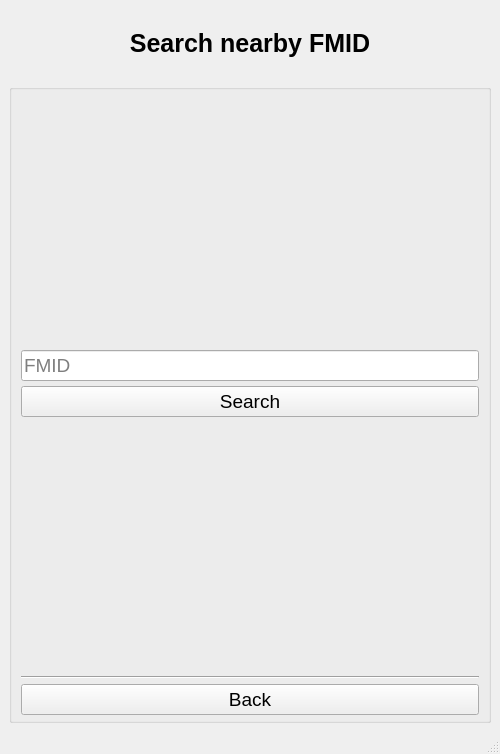
<?xml version="1.0" encoding="UTF-8"?>
<ui version="4.0">
 <class>MainWindow</class>
 <widget class="QMainWindow" name="MainWindow">
  <property name="geometry">
   <rect>
    <x>0</x>
    <y>0</y>
    <width>500</width>
    <height>754</height>
   </rect>
  </property>
  <property name="windowTitle">
   <string>MainWindow</string>
  </property>
  <widget class="QWidget" name="centralwidget">
   <property name="minimumSize">
    <size>
     <width>500</width>
     <height>700</height>
    </size>
   </property>
   <property name="maximumSize">
    <size>
     <width>16777215</width>
     <height>16777215</height>
    </size>
   </property>
   <layout class="QVBoxLayout" name="verticalLayout_2" stretch="0,0,0,1">
    <item>
     <spacer name="horizontalSpacer_2">
      <property name="orientation">
       <enum>Qt::Orientation::Horizontal</enum>
      </property>
      <property name="sizeHint" stdset="0">
       <size>
        <width>40</width>
        <height>20</height>
       </size>
      </property>
     </spacer>
    </item>
    <item>
     <widget class="QLabel" name="label">
      <property name="font">
       <font>
        <pointsize>19</pointsize>
        <bold>true</bold>
       </font>
      </property>
      <property name="text">
       <string>Search nearby FMID</string>
      </property>
      <property name="textFormat">
       <enum>Qt::TextFormat::AutoText</enum>
      </property>
      <property name="scaledContents">
       <bool>false</bool>
      </property>
      <property name="alignment">
       <set>Qt::AlignmentFlag::AlignCenter</set>
      </property>
     </widget>
    </item>
    <item>
     <spacer name="horizontalSpacer">
      <property name="orientation">
       <enum>Qt::Orientation::Horizontal</enum>
      </property>
      <property name="sizeHint" stdset="0">
       <size>
        <width>40</width>
        <height>20</height>
       </size>
      </property>
     </spacer>
    </item>
    <item>
     <widget class="QGroupBox" name="groupBox">
      <property name="font">
       <font>
        <pointsize>14</pointsize>
       </font>
      </property>
      <property name="title">
       <string/>
      </property>
      <property name="alignment">
       <set>Qt::AlignmentFlag::AlignCenter</set>
      </property>
      <property name="checkable">
       <bool>false</bool>
      </property>
      <property name="checked">
       <bool>false</bool>
      </property>
      <layout class="QVBoxLayout" name="verticalLayout" stretch="0,0,0,0,0,0">
       <property name="spacing">
        <number>5</number>
       </property>
       <property name="sizeConstraint">
        <enum>QLayout::SizeConstraint::SetDefaultConstraint</enum>
       </property>
       <property name="topMargin">
        <number>5</number>
       </property>
       <property name="bottomMargin">
        <number>5</number>
       </property>
       <item>
        <spacer name="verticalSpacer">
         <property name="orientation">
          <enum>Qt::Orientation::Vertical</enum>
         </property>
         <property name="sizeHint" stdset="0">
          <size>
           <width>20</width>
           <height>40</height>
          </size>
         </property>
        </spacer>
       </item>
       <item>
        <widget class="QLineEdit" name="fmid_input">
         <property name="placeholderText">
          <string>FMID</string>
         </property>
        </widget>
       </item>
       <item>
        <widget class="QPushButton" name="search_button">
         <property name="text">
          <string>Search</string>
         </property>
        </widget>
       </item>
       <item>
        <spacer name="verticalSpacer_2">
         <property name="orientation">
          <enum>Qt::Orientation::Vertical</enum>
         </property>
         <property name="sizeHint" stdset="0">
          <size>
           <width>20</width>
           <height>40</height>
          </size>
         </property>
        </spacer>
       </item>
       <item>
        <widget class="Line" name="line">
         <property name="orientation">
          <enum>Qt::Orientation::Horizontal</enum>
         </property>
        </widget>
       </item>
       <item>
        <widget class="QPushButton" name="back_button">
         <property name="text">
          <string>Back</string>
         </property>
         <property name="autoExclusive">
          <bool>false</bool>
         </property>
        </widget>
       </item>
      </layout>
     </widget>
    </item>
   </layout>
  </widget>
  <widget class="QMenuBar" name="menubar">
   <property name="geometry">
    <rect>
     <x>0</x>
     <y>0</y>
     <width>500</width>
     <height>33</height>
    </rect>
   </property>
  </widget>
  <widget class="QStatusBar" name="statusbar"/>
 </widget>
 <resources/>
 <connections/>
</ui>
